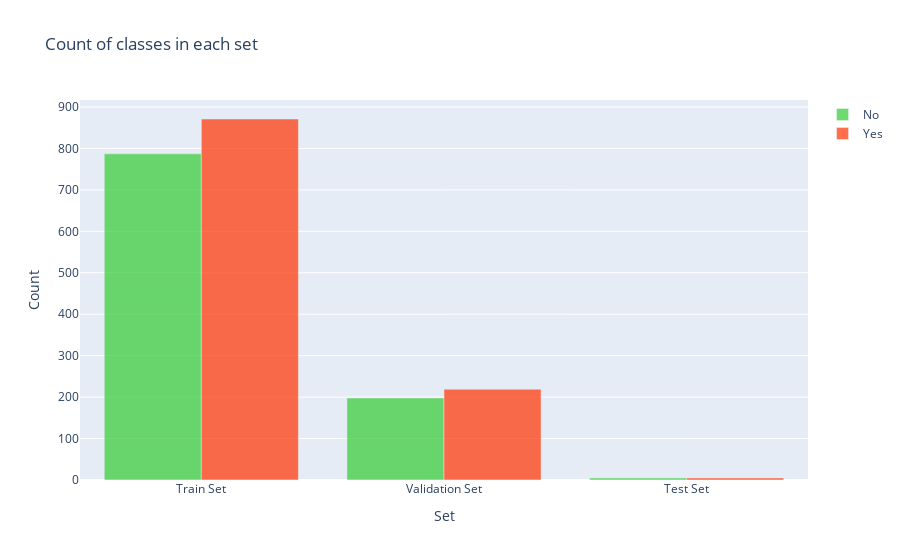

The notebook cell this image was saved under:
### Code cell
y = dict()
y[0] = []
y[1] = []
for set_name in (y_train, y_val, y_test):
    y[0].append(np.sum(set_name == 0))
    y[1].append(np.sum(set_name == 1))

trace0 = go.Bar(
    x=['Train Set', 'Validation Set', 'Test Set'],
    y=y[0],
    name='No',
    marker=dict(color='#33cc33'),
    opacity=0.7
)
trace1 = go.Bar(
    x=['Train Set', 'Validation Set', 'Test Set'],
    y=y[1],
    name='Yes',
    marker=dict(color='#ff3300'),
    opacity=0.7
)
data = [trace0, trace1]
layout = go.Layout(
    title='Count of classes in each set',
    xaxis={'title': 'Set'},
    yaxis={'title': 'Count'}
)
fig = go.Figure(data, layout)
iplot(fig)

### Figure 1 — Plotly figure (JSON) as saved in the notebook; plotly's stock layout.template omitted (floating-point values rounded to 4 significant figures)
{"data": [{"opacity": 0.7, "name": "No", "y": [787, 198, 5], "marker": {"color": "#33cc33"}, "x": ["Train Set", "Validation Set", "Test Set"], "type": "bar"}, {"opacity": 0.7, "name": "Yes", "y": [871, 219, 5], "marker": {"color": "#ff3300"}, "x": ["Train Set", "Validation Set", "Test Set"], "type": "bar"}], "layout": {"yaxis": {"title": {"text": "Count"}}, "xaxis": {"title": {"text": "Set"}}, "title": {"text": "Count of classes in each set"}}}
